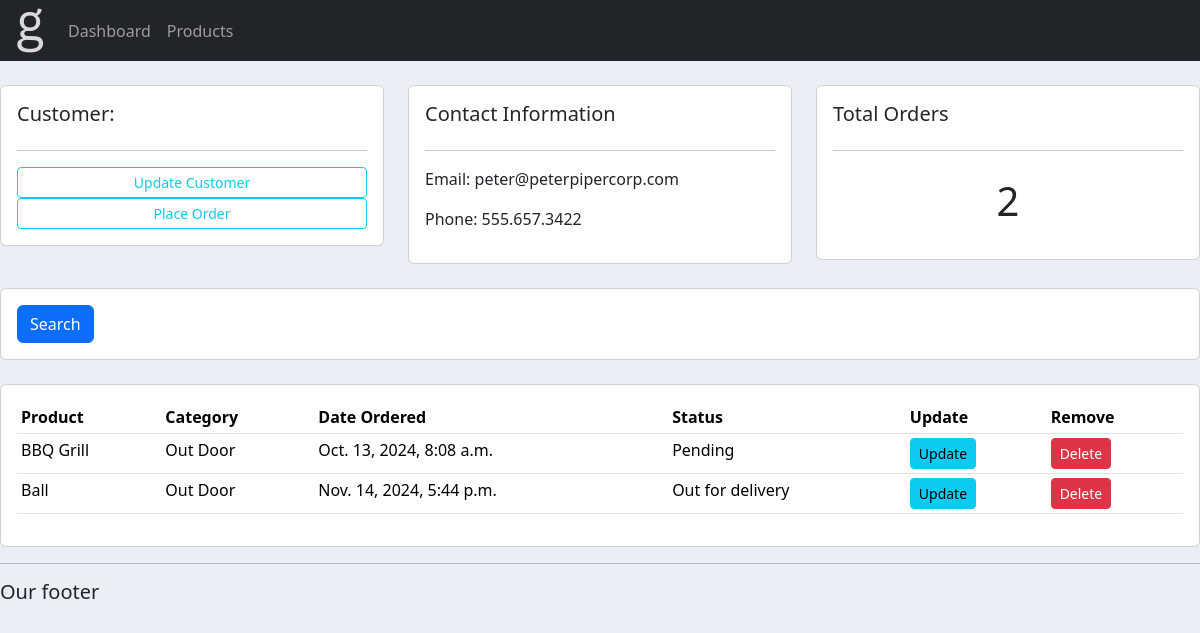
The app's page /customer/2/ with its own data.
### accounts/models.py (models this page shows, shortened)
class Customer(models.Model):
    name = models.CharField(max_length=200, null=True)
    phone = models.CharField(max_length=200, null=True)
    email = models.CharField(max_length=200, null=True)
    date_created = models.DateTimeField(auto_now_add=True, null=True)

class Order(models.Model):
    STATUS = (
            ('Pending', 'Pending'),
            ('Out for delivery', 'Out for delivery'),
            ('Delivered', 'Delivered'),
            )
    customer = models.ForeignKey(Customer, null=True, on_delete= models.SET_NULL)
    product = models.ForeignKey(Product, null=True, on_delete= models.SET_NULL)
    date_created = models.DateTimeField(auto_now_add=True, null=True)
    status = models.CharField(max_length=200, null=True, choices=STATUS)

class Product(models.Model):
    CATEGORY = (
            ('Indoor', 'Indoor'),
            ('Out Door', 'Out Door'),
            )
    name = models.CharField(max_length=200, null=True)
    price = models.FloatField(null=True)
    category = models.CharField(max_length=200, null=True, choices=CATEGORY)
    description = models.CharField(max_length=200, null=True, blank=True)
    date_created = models.DateTimeField(auto_now_add=True, null=True)
    tags = models.ManyToManyField(Tag)
    def __str__(self):
        return self.name

### accounts/views.py (the view)
# urls.py: path('customer/<str:pk_test>/', views.customer, name='customer'),
def customer(request, pk_test):
    customer = Customer.objects.get(id=pk_test)
    orders = customer.order_set.all()
    order_count = orders.count()
    context = {'customer':customer, 'orders':orders, 'order_count':order_count}
    return render(request, 'accounts/customer.html', context)

### accounts/templates/accounts/customer.html
{% extends 'accounts/main.html' %}
{% block content %}
    <br>
<div class="row">
    <div class="col-md">
        <div class="card card-body">
            <h5>Customer:</h5>
            <hr>
            <a class="btn btn-outline-info  btn-sm btn-block" href="">Update Customer</a>
            <a class="btn btn-outline-info  btn-sm btn-block" href="{% url 'create_order' customer.id %}">Place Order</a>
        </div>
    </div>
    <div class="col-md">
        <div class="card card-body">
            <h5>Contact Information</h5>
            <hr>
            <p>Email: {{customer.email}}</p>
            <p>Phone: {{customer.phone}}</p>
        </div>
    </div>
    <div class="col-md">
        <div class="card card-body">
            <h5>Total Orders</h5>
            <hr>
            <h1 style="text-align: center;padding: 10px">{{order_count}}</h1>
        </div>
    </div>
</div>
<br>
<div class="row">
    <div class="col">
        <div class="card card-body">
            <form method="get">
            <button class="btn btn-primary" type="submit">Search</button>
          </form>
        </div>
    </div>
</div>
<br>
<div class="row">
    <div class="col-md">
        <div class="card card-body">
            <table class="table table-sm">
                <tr>
                    <th>Product</th>
                    <th>Category</th>
                    <th>Date Ordered</th>
                    <th>Status</th>
                    <th>Update</th>
                    <th>Remove</th>
                </tr>
                {% for order in orders %}
                <tr>
                    <td>{{order.product}}</td>
                    <td>{{order.product.category}}</td>
                    <td>{{order.date_created}}</td>
                    <td>{{order.status}}</td>
                    <td><a class="btn btn-sm btn-info" href="{% url 'update_order' order.id %}">Update</a></td>
						<td><a class="btn btn-sm btn-danger" href="{% url 'delete_order' order.id %}">Delete</a></td>
                </tr>
                {% endfor %}
            </table>
        </div>
    </div>
</div>
{% endblock %}

### static/css/main.css (style rules this page uses)
body { background-color: #ebeff5; }

### records on screen
Customer: email "peter@peterpipercorp.com", phone "555.657.3422"
Order: product "BBQ Grill", product.category "Out Door", date_created "Oct. 13, 2024, 8:08 a.m.", status "Pending"
Order: product "Ball", product.category "Out Door", date_created "Nov. 14, 2024, 5:44 p.m.", status "Out for delivery"

### other values on screen
{{ order_count }} "2"
